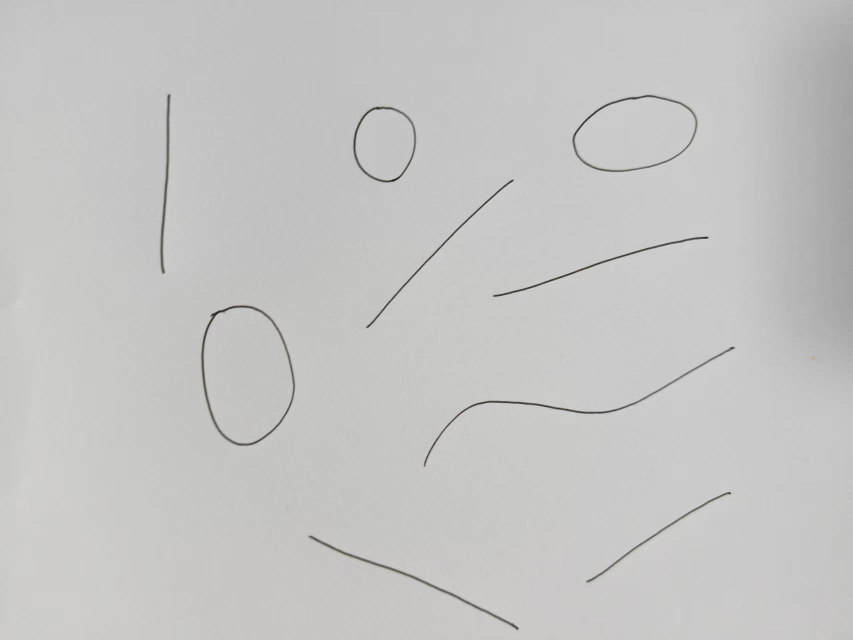
#> input picture computer_vision/基元检测/jiyuanjiance/基元检测/SUSAN算子/manualdraw.jpg, 1706 x 1279 px (shown at 1/2 size)
$ python 'Hough-tansform-检测直线圆椭圆-manualdraw.py'
#> lines starting #> are read from the running program, lines starting #| are printed output that depends on the picture; after the words box and inside, x2 and y2 are one past the last pixel; in counts of white or black regions, pixels touching at a corner belong together
#> in draw_perfect_shapes, `cv2.circle(img, (150, 150), 50, (255, 255, 255), 2)`:
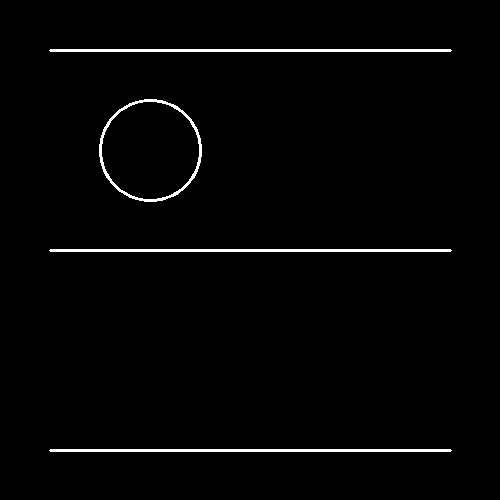
#> img: shape (500, 500, 3); 1.8% white; 4 white regions, box (x1, y1, x2, y2) and area: (49, 49, 452, 52) 1205, (49, 249, 452, 252) 1205, (49, 449, 452, 452) 1205, (99, 99, 202, 202) 924
#> in draw_perfect_shapes, `cv2.ellipse(img, (250, 350), (80, 30), 0, 0, 360, (255, 255, 255), 2)`:
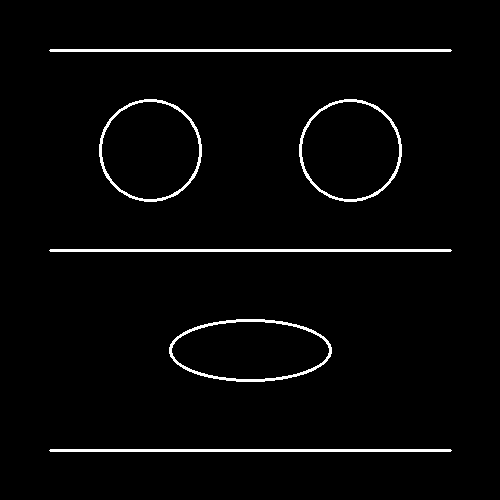
#> img: shape (500, 500, 3); 2.6% white; 6 white regions, box (x1, y1, x2, y2) and area: (49, 49, 452, 52) 1205, (49, 249, 452, 252) 1205, (49, 449, 452, 452) 1205, (169, 319, 332, 382) 1082, (99, 99, 202, 202) 924, (299, 99, 402, 202) 924
# -*- coding: utf-8 -*-
"""
教学示例：Hough-tansform-检测直线圆椭圆-manualdraw

- 功能：演示 基元检测 中与“Hough-tansform-检测直线圆椭圆-manualdraw”相关的核心流程。
- 主要数据结构：通常使用 numpy 数组保存图像矩阵，必要时再用列表或字典保存统计结果。
- 这样设置的原因：把参数、卷积核和阈值显式写出来，便于零基础同学逐行观察修改前后的效果。
"""
from pathlib import Path

import cv2
import numpy as np


BASE_DIR = Path(__file__).resolve().parent

def local_path(name: str) -> str:
    """返回脚本目录下的资源路径，避免依赖当前工作目录。"""
    return str(BASE_DIR / name)
def adaptive_hough_detection(image_path):
    """
    自适应哈夫变换检测（处理手绘图）
    """

    # 读取图像
    img = cv2.imread(image_path)
#> img is the input picture: shape (1279, 1706, 3); mean B, G, R 195.7, 196.6, 196.7
    if img is None:
        print("无法读取图像")
        return

    original = img.copy()
    gray = cv2.cvtColor(img, cv2.COLOR_BGR2GRAY)

    print("=" * 50)
    print("自适应哈夫变换检测")
    print("=" * 50)

    # 步骤1: 图像预处理
    print("\n1. 图像预处理...")

    # 1.1 二值化
    _, binary = cv2.threshold(gray, 127, 255, cv2.THRESH_BINARY)
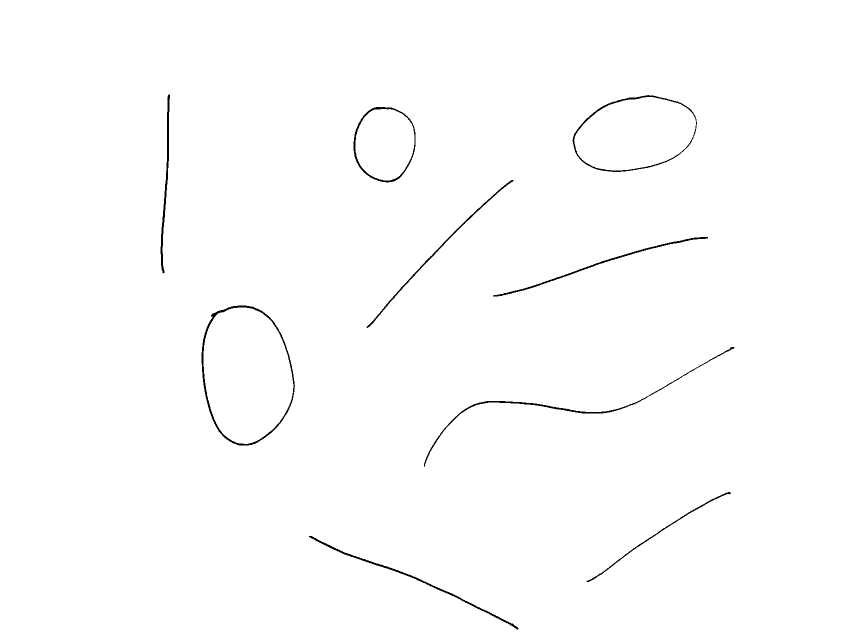
#> binary: shape (1279, 1706) (shown at 1/2 size); 99.3% white; 9 black regions, largest, box (x1, y1, x2, y2) and area: (403, 611, 590, 891) 2567, (848, 694, 1469, 933) 1990, (1145, 190, 1394, 344) 1729

    # 1.2 形态学操作 - 连接断点
    kernel = np.ones((3, 3), np.uint8)
    closed = cv2.morphologyEx(binary, cv2.MORPH_CLOSE, kernel, iterations=2)
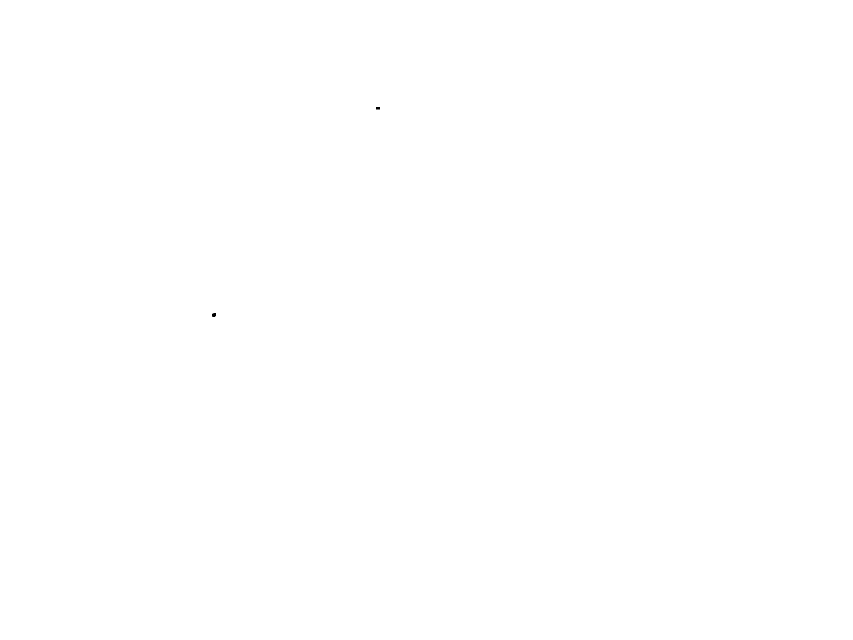
#> closed: shape (1279, 1706) (shown at 1/2 size); 100% white; 2 black regions, box (x1, y1, x2, y2) and area: (424, 626, 432, 634) 56, (752, 214, 760, 219) 40

    # 1.3 去除小噪点
    cleaned = cv2.morphologyEx(closed, cv2.MORPH_OPEN, kernel, iterations=1)

    # 1.4 边缘检测（使用更低的阈值）
    edges = cv2.Canny(cleaned, 30, 100)  # 降低阈值
#> edges: shape (1279, 1706); 0% white in thin lines or dots, all inside (x1, y1, x2, y2) = (423, 213, 760, 634)

    # 显示预处理结果
    cv2.imshow('Original', original)
    cv2.imshow('Binary', binary)
    cv2.imshow('Closed (断点连接)', closed)
    cv2.imshow('Cleaned (去噪)', cleaned)
    cv2.imshow('Edges', edges)

    # 步骤2: 直线检测（使用更宽松的参数）
    print("\n2. 直线检测...")

    # 尝试不同参数
    line_params = [
        (1, np.pi / 180, 80),  # 宽松参数
        (1, np.pi / 180, 60),  # 更宽松
        (1, np.pi / 180, 100),  # 标准
    ]

    best_lines = None
    best_count = 0

    for dp, theta, threshold in line_params:
        lines = cv2.HoughLines(edges, dp, theta, threshold)
        if lines is not None:
            count = len(lines)
            print(f"  参数(threshold={threshold}): 检测到 {count} 条直线")
            if count > best_count:
                best_count = count
                best_lines = lines
        else:
            print(f"  参数(threshold={threshold}): 未检测到直线")
#> after the loop, best_count = 0

    # 绘制检测到的直线
    line_result = original.copy()
    if best_lines is not None:
        print(f"\n最佳结果: 检测到 {best_count} 条直线")
        for line in best_lines:
            rho, theta = line[0]
            a = np.cos(theta)
            b = np.sin(theta)
            x0 = a * rho
            y0 = b * rho
            x1 = int(x0 + 1000 * (-b))
            y1 = int(y0 + 1000 * (a))
            x2 = int(x0 - 1000 * (-b))
            y2 = int(y0 - 1000 * (a))
            cv2.line(line_result, (x1, y1), (x2, y2), (0, 0, 255), 2)
    else:
        print("所有参数均未检测到直线")

    # 步骤3: 圆检测
    print("\n3. 圆检测...")

    blurred = cv2.medianBlur(cleaned, 5)
#> blurred: shape (1279, 1706); 100% white; 2 black regions, box (x1, y1, x2, y2) and area: (424, 626, 432, 634) 47, (752, 214, 760, 219) 28
    circles = cv2.HoughCircles(
        blurred,
        cv2.HOUGH_GRADIENT,
        dp=1,
        minDist=20,
        param1=50,
        param2=20,  # 降低阈值
        minRadius=5,
        maxRadius=200
    )
#> circles = None

    circle_result = original.copy()
    if circles is not None:
        circles = np.uint16(np.around(circles))
        print(f"检测到 {circles.shape[1]} 个圆")
        for circle in circles[0, :]:
            center = (circle[0], circle[1])
            radius = circle[2]
            cv2.circle(circle_result, center, 1, (0, 0, 255), 3)
            cv2.circle(circle_result, center, radius, (0, 255, 0), 2)
    else:
        print("未检测到圆")

    # 显示结果
    cv2.imshow('Lines Detection', line_result)
    cv2.imshow('Circles Detection', circle_result)

    # 创建合并结果
    combined = original.copy()
    if best_lines is not None:
        for line in best_lines:
            rho, theta = line[0]
            a, b = np.cos(theta), np.sin(theta)
            x0, y0 = a * rho, b * rho
            x1 = int(x0 + 1000 * (-b))
            y1 = int(y0 + 1000 * a)
            x2 = int(x0 - 1000 * (-b))
            y2 = int(y0 - 1000 * a)
            cv2.line(combined, (x1, y1), (x2, y2), (0, 0, 255), 1)

    if circles is not None:
        for circle in circles[0, :]:
            center = (circle[0], circle[1])
            radius = circle[2]
            cv2.circle(combined, center, radius, (0, 255, 0), 1)

    cv2.imshow('Combined Result', combined)

    print("\n" + "=" * 50)
    print("检测完成，按任意键退出")
    cv2.waitKey(0)
    cv2.destroyAllWindows()

    return best_lines, circles


def draw_perfect_shapes():
    """绘制完美的测试图形（用于对比）"""

    img = np.zeros((500, 500, 3), dtype=np.
                   uint8)

    # 使用cv2.line画直线（这是完美的直线）
    cv2.line(img, (50, 50), (450, 50), (255, 255, 255), 2)
    cv2.line(img, (50, 250), (450, 250), (255, 255, 255), 2)
    cv2.line(img, (50, 450), (450, 450), (255, 255, 255), 2)

    # 使用cv2.circle画圆（这是完美的圆）
    cv2.circle(img, (150, 150), 50, (255, 255, 255), 2)
    cv2.circle(img, (350, 150), 50, (255, 255, 255), 2)

    # 使用cv2.ellipse画椭圆
    cv2.ellipse(img, (250, 350), (80, 30), 0, 0, 360, (255, 255, 255), 2)

    # cv2.imwrite('perfect_shapes.png', img)
    print("完美测试图像已生成: perfect_shapes.png")
    return img


if __name__ == "__main__":
    # 先生成完美的测试图像
    perfect = draw_perfect_shapes()

    # 检测手绘图
    adaptive_hough_detection(local_path("manualdraw.jpg"))
